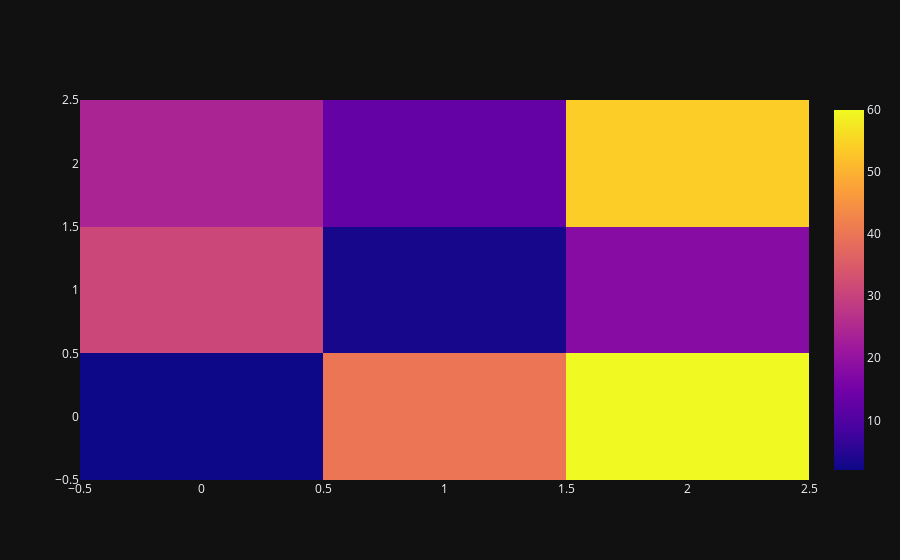

The cell this chart's notebook holds for it:
### Code cell
z = [
    [2, 40, 60],
    [31, 3, 18],
    [24, 13, 54]
]
trace = go.Heatmap(
    z=z
)
data = [trace]
offline.iplot(data)

### Figure 1 — Plotly figure (JSON) as saved in the notebook; plotly's stock layout.template omitted (floating-point values rounded to 4 significant figures)
{"data": [{"z": [[2, 40, 60], [31, 3, 18], [24, 13, 54]], "type": "heatmap"}], "layout": {}}
